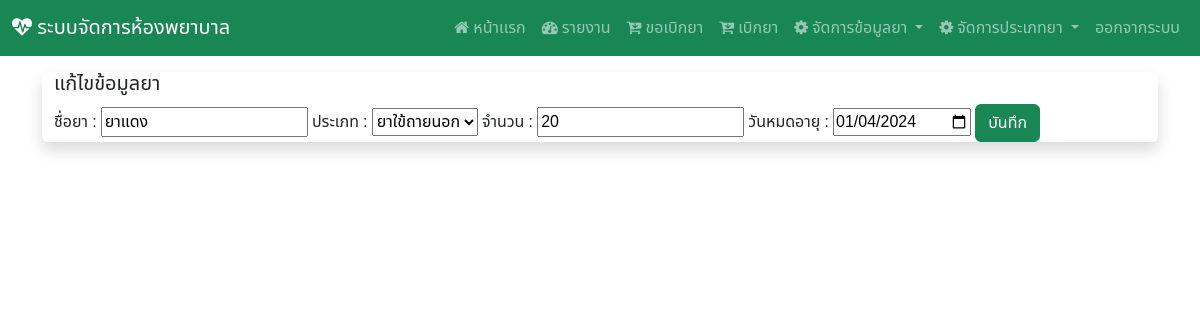
The app's page /edit/21 (signed in) with its own data.
### Hospital_app/models.py (models this page shows, shortened)
class drug(models.Model):
    drug_id = models.AutoField(primary_key=True)
    drug_name = models.CharField(max_length=255)
    drug_img = models.ImageField(upload_to='images/drug',null=True)
    drug_type = models.ForeignKey(d_type, on_delete=models.CASCADE)
    drug_qty = models.IntegerField()
    drug_exp = models.DateField()

class d_type(models.Model):
    type_id = models.AutoField(primary_key=True)
    type_name = models.CharField(max_length=255)

### Hospital_app/views.py (the view, shortened to what this page needs)
# urls.py: path('edit/<int:pk>',views.edit_drug),#หน้าแก้ไขข้อมูลยา
@login_required(login_url="/login")
def edit_drug(request,pk):
    table = drug.objects.get(drug_id=pk)
    table2 = d_type.objects.all()
    context = {"drug_data" : table , "drug_type" : table2}
    return render(request,'edit_d.html',context)

### Hospital_app/templates/edit_d.html (shortened to what this page needs)
{% extends "base.html" %}
{% block content %}
<div class="container-fluid my-3 justify-content-center align-items-center shadow rounded">
<h5>แก้ไขข้อมูลยา</h5>
<form action="" method="POST">
ชื่อยา : <input type="text" name="drug_name" value="{{drug_data.drug_name}}" required>
ประเภท : <select name="drug_type">
{% for i in drug_type %}
<option value="{{i.type_id}}"
{% if i.type_id == drug_data.drug_type_id %}
selected
{% endif %}
>{{i.type_name}}</option>
{% endfor %}
</select>
จำนวน : <input type="number" name="drug_qty" value="{{drug_data.drug_qty}}" required>
วันหมดอายุ : <input type="date" name="drug_expired" value="{{drug_data.drug_exp|date:'Y-m-d'}}" required>
<button type="submit" class="btn btn-success" >บันทึก</button>
</form>
</div>
{% endblock %}

### Hospital_app/templates/base.html (style rules this page uses)
body { font-family: "Noto Sans Thai", sans-serif; }

### records on screen
drug: drug_name "ยาแดง", drug_type "ยาใข้ถายนอก", drug_qty "20", drug_expired "01/04/2024"
